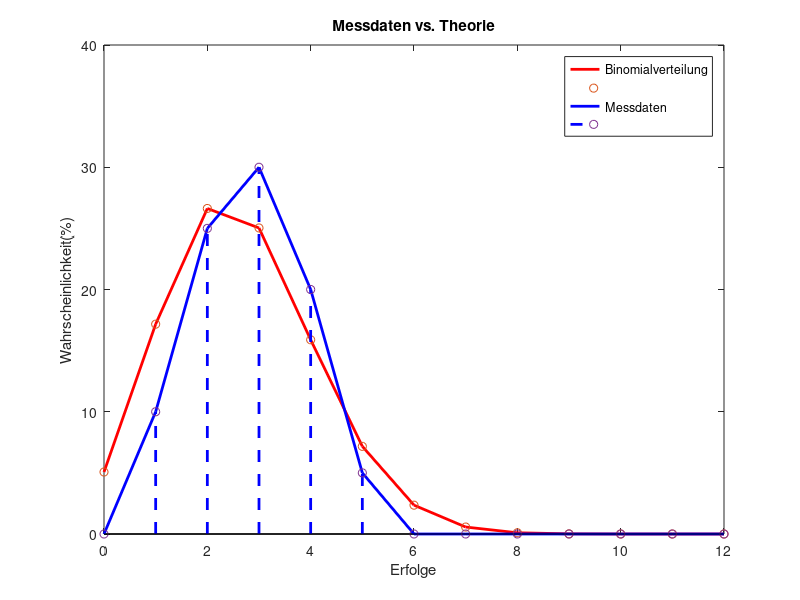

Here is the MATLAB script that generated this plot:
m = [0,2,5,6,4,1,0,0,0,0,0,0,0]/20*100;

x=linspace(0,12,13);
P=100*binopdf(x,12,0.22);
plot(x,P,'LineWidth',2,'Color','r')
hold on
stem(x,P,'LineWidth',2,'LineStyle','none','Color','r')
hold on 
plot(x,m,'LineWidth',2,'Color','b')
hold on
stem(x,m,'LineWidth',2,'LineStyle','--','Color','b')
xlabel('Erfolge')
ylabel('Wahrscheinlichkeit(%)')
xlim([0 12])
ylim([0 40])
title('Messdaten vs. Theorie')
legend('Binomialverteilung','','Messdaten','')
